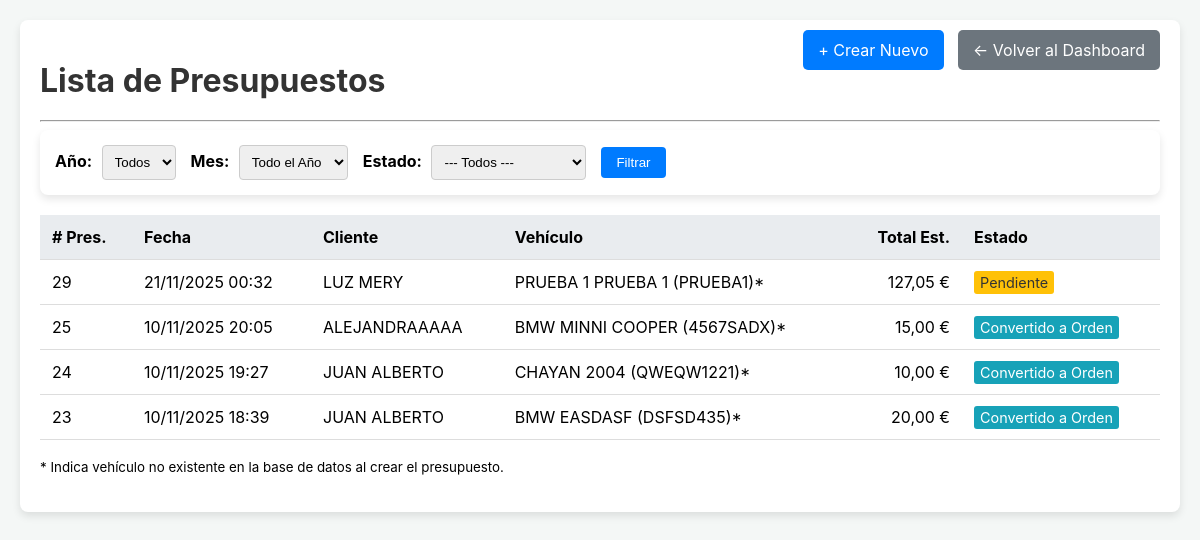
The page /presupuestos/ (signed in) on the database its author committed.
### taller/models.py (models this page shows, shortened)
class Presupuesto(models.Model):
    cliente = models.ForeignKey(Cliente, on_delete=models.CASCADE)
    vehiculo = models.ForeignKey(Vehiculo, on_delete=models.SET_NULL, null=True, blank=True)
    matricula_nueva = models.CharField(max_length=20, blank=True, null=True)
    marca_nueva = models.CharField(max_length=50, blank=True, null=True)
    modelo_nuevo = models.CharField(max_length=50, blank=True, null=True)
    fecha_creacion = models.DateTimeField(default=timezone.now, editable=False)
    problema_o_trabajo = models.TextField()
    ESTADO_CHOICES = [
        ('Pendiente', 'Pendiente'),
        ('Aceptado', 'Aceptado'),
        ('Rechazado', 'Rechazado'),
        ('Convertido', 'Convertido a Orden'),
    ]
    estado = models.CharField(max_length=20, choices=ESTADO_CHOICES, default='Pendiente')
    aplicar_iva = models.BooleanField(default=True)
    subtotal = models.DecimalField(max_digits=10, decimal_places=2, default=0.00)
    iva = models.DecimalField(max_digits=10, decimal_places=2, default=0.00)
    total_estimado = models.DecimalField(max_digits=10, decimal_places=2, default=0.00)

class Cliente(models.Model):
    nombre = models.CharField(max_length=100)
    telefono = models.CharField(max_length=20, unique=True)
    TIPO_DOCUMENTO_CHOICES = [
        ('DNI', 'DNI'),
        ('NIE', 'NIE'),
        ('NIF', 'NIF (Empresas)'),
    ]
    tipo_documento = models.CharField(max_length=10, choices=TIPO_DOCUMENTO_CHOICES, default='DNI', null=True, blank=True)
    documento_fiscal = models.CharField(max_length=20, null=True, blank=True, help_text="Número de DNI, NIE o NIF")
    direccion_fiscal = models.CharField(max_length=255, null=True, blank=True, help_text="Calle, Número, Piso, Puerta")
    codigo_postal_fiscal = models.CharField(max_length=10, null=True, blank=True)
    ciudad_fiscal = models.CharField(max_length=100, null=True, blank=True)
    provincia_fiscal = models.CharField(max_length=100, null=True, blank=True)

### taller/views.py (the view)
# urls.py: path('presupuestos/', views.lista_presupuestos, name='lista_presupuestos'),
@login_required
def lista_presupuestos(request):
    estado_filtro = request.GET.get('estado'); ano_seleccionado = request.GET.get('ano'); mes_seleccionado = request.GET.get('mes')
    presupuestos_qs = Presupuesto.objects.select_related('cliente', 'vehiculo').order_by('-fecha_creacion')
    if estado_filtro and estado_filtro in [choice[0] for choice in Presupuesto.ESTADO_CHOICES]:
        presupuestos_qs = presupuestos_qs.filter(estado=estado_filtro)
    if ano_seleccionado:
        try: ano_int = int(ano_seleccionado); presupuestos_qs = presupuestos_qs.filter(fecha_creacion__year=ano_int)
        except (ValueError, TypeError): ano_seleccionado = None
    if mes_seleccionado:
         try:
            mes_int = int(mes_seleccionado)
            if 1 <= mes_int <= 12: presupuestos_qs = presupuestos_qs.filter(fecha_creacion__month=mes_int)
            else: mes_seleccionado = None
         except (ValueError, TypeError): mes_seleccionado = None
    anos_y_meses_data = get_anos_y_meses_con_datos(); anos_disponibles = sorted(anos_y_meses_data.keys(), reverse=True)
    ano_sel_int = int(ano_seleccionado) if ano_seleccionado else None; mes_sel_int = int(mes_seleccionado) if mes_seleccionado else None
    context = {
        'presupuestos': presupuestos_qs, 'estado_actual': estado_filtro, 'estados_posibles': Presupuesto.ESTADO_CHOICES,
        'anos_y_meses': anos_y_meses_data, 'anos_disponibles': anos_disponibles, 'ano_seleccionado': ano_sel_int,
        'mes_seleccionado': mes_sel_int, 'meses_del_ano': range(1, 13)
    }
    return render(request, 'taller/lista_presupuestos.html', context)

### taller/templates/taller/lista_presupuestos.html (shortened to what this page needs)
<!DOCTYPE html>
{% load static %}
<html lang="es">
<head>
    <link rel="stylesheet" href="{% static 'taller/css/main.css' %}">
    <link rel="stylesheet" href="{% static 'taller/css/responsive.css' %}">
</head>
<body>
    <div class="container">
        <div class="header">
            <h1>Lista de Presupuestos</h1>
            <div>
                 {% if not request.user.groups.all.0.name == 'Solo Ver' %}
                 <a href="{% url 'crear_presupuesto' %}" class="btn-new" style="margin-right: 10px;">+ Crear Nuevo</a>
                 {% endif %}
                 <a href="{% url 'home' %}" class="back-btn">← Volver al Dashboard</a>
            </div>
        </div>
        <hr>
        <div class="filters">
            <form method="get" action="{% url 'lista_presupuestos' %}" style="display: flex; gap: 15px; align-items: center; flex-wrap: wrap;">
                <div>
                    <label for="ano">Año:</label>
                    <select name="ano" id="ano">
                        <option value="">Todos</option>
                    </select>
                </div>
                <div>
                    <label for="mes">Mes:</label>
                    <select name="mes" id="mes">
                        <option value="">Todo el Año</option>
                    </select>
                </div>
                <div>
                    <label for="estado_filtro">Estado:</label>
                    <select name="estado" id="estado_filtro">
                        <option value="">--- Todos ---</option>
                    </select>
                </div>
                <button type="submit">Filtrar</button>
            </form>
        </div>
        <table class="budget-table">
            <thead>
                <tr>
                    <th># Pres.</th>
                    <th>Fecha</th>
                    <th>Cliente</th>
                    <th>Vehículo</th>
                    {% if request.user.is_superuser %} <th style="text-align: right;">Total Est.</th>
                    {% endif %}
                    <th>Estado</th>
                </tr>
            </thead>
            <tbody>
                {% for p in presupuestos %}
                    <tr data-url="{% url 'detalle_presupuesto' p.id %}">
                        <td>{{ p.id }}</td>
                        <td>{{ p.fecha_creacion|date:"d/m/Y H:i" }}</td>
                        <td>{{ p.cliente.nombre }}</td>
                        <td>
                            {% if p.vehiculo %}
                                {{ p.vehiculo }}
                            {% elif p.matricula_nueva %}
                                {{ p.marca_nueva }} {{ p.modelo_nuevo }} ({{ p.matricula_nueva }})*
                            {% else %}
                                N/A
                            {% endif %}
                        </td>
                        {% if request.user.is_superuser %} <td style="text-align: right;">{{ p.total_estimado|floatformat:2 }} €</td>
                        {% endif %}
                        <td>
                            <span class="estado-{{ p.estado|lower }}">{{ p.get_estado_display }}</span>
                        </td>
                    </tr>
                {% empty %}
                    <tr>
                        <td colspan="6" style="text-align: center; padding: 20px;">
                            No hay presupuestos que coincidan con los filtros seleccionados.
                        </td>
                    </tr>
                {% endfor %}
            </tbody>
        </table>
        <p><small>* Indica vehículo no existente en la base de datos al crear el presupuesto.</small></p>
    </div>
</body>
</html>

### taller/static/taller/css/main.css (style rules this page uses)
body { font-family: -apple-system, BlinkMacSystemFont, "Segoe UI", Roboto, "Helvetica Neue", Arial, sans-serif; background-color: #f4f7f6; margin: 0; padding: 20px; }
h1, h2 { color: #333; }
.header { display: flex; justify-content: space-between; align-items: flex-start; flex-wrap: wrap; gap: 10px; margin-bottom: 20px; }
.header h1 { margin-bottom: 0; }
.back-btn { padding: 10px 15px; background-color: #6c757d; color: white; text-decoration: none; border-radius: 5px; align-self: center; }
.filters { margin-bottom: 20px; display: flex; gap: 15px; align-items: center; background-color: #fff; padding: 15px; border-radius: 8px; box-shadow: 0 4px 8px rgba(0,0,0,0.1); flex-wrap: wrap; }
.filters form { display: flex; gap: 15px; align-items: center; flex-grow: 1; flex-wrap: wrap; }
.filters label { font-weight: bold; margin-right: 5px; }
.filters select { padding: 8px; border-radius: 4px; border: 1px solid #ccc; }
.filters button { padding: 8px 15px; background-color: #007bff; color: white; border: none; border-radius: 4px; cursor: pointer; }
.container { max-width: 1200px; margin: auto; background-color: #fff; padding: 20px; border-radius: 8px; box-shadow: 0 4px 8px rgba(0,0,0,0.1); }
.budget-table { width: 100%; border-collapse: collapse; margin-top: 20px; }
.budget-table th, .budget-table td { padding: 12px; text-align: left; border-bottom: 1px solid #ddd; }
.budget-table th { background-color: #e9ecef; }
.btn-new { padding: 10px 15px; background-color: #007bff; color: white; text-decoration: none; border-radius: 5px; }
.estado-pendiente { background-color: #ffc107; color: #333; padding: 3px 6px; border-radius: 3px; font-size: 0.9em; }
.estado-convertido { background-color: #17a2b8; color: white; padding: 3px 6px; border-radius: 3px; font-size: 0.9em; }

### rows shown on the page
Presupuesto: id "29", fecha_creacion "21/11/2025 00:32", cliente.nombre "LUZ MERY", marca_nueva "PRUEBA 1", modelo_nuevo "PRUEBA 1", matricula_nueva "PRUEBA1", total_estimado "127,05", estado "Pendiente"
Presupuesto: id "25", fecha_creacion "10/11/2025 20:05", cliente.nombre "ALEJANDRAAAAA", marca_nueva "BMW", modelo_nuevo "MINNI COOPER", matricula_nueva "4567SADX", total_estimado "15,00", estado "Convertido a Orden"
Presupuesto: id "24", fecha_creacion "10/11/2025 19:27", cliente.nombre "JUAN ALBERTO", marca_nueva "CHAYAN", modelo_nuevo "2004", matricula_nueva "QWEQW1221", total_estimado "10,00", estado "Convertido a Orden"
Presupuesto: id "23", fecha_creacion "10/11/2025 18:39", cliente.nombre "JUAN ALBERTO", marca_nueva "BMW", modelo_nuevo "EASDASF", matricula_nueva "DSFSD435", total_estimado "20,00", estado "Convertido a Orden"
